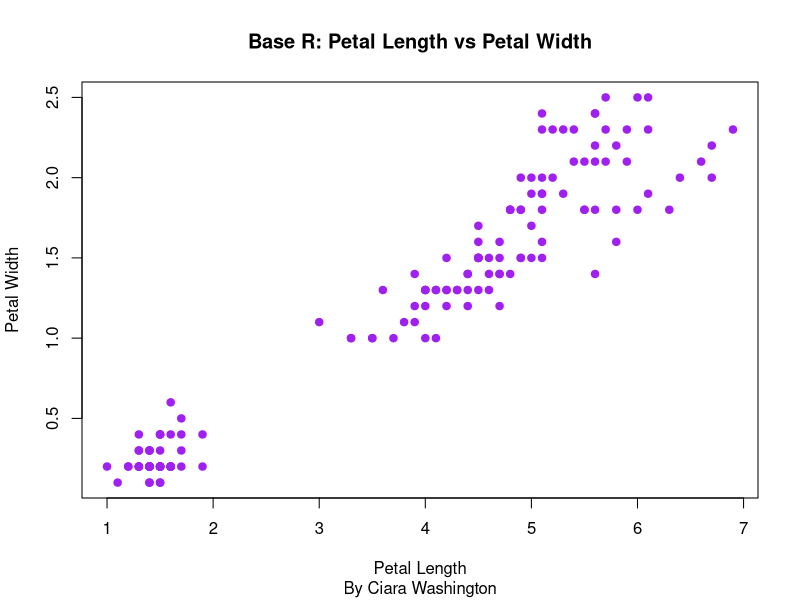
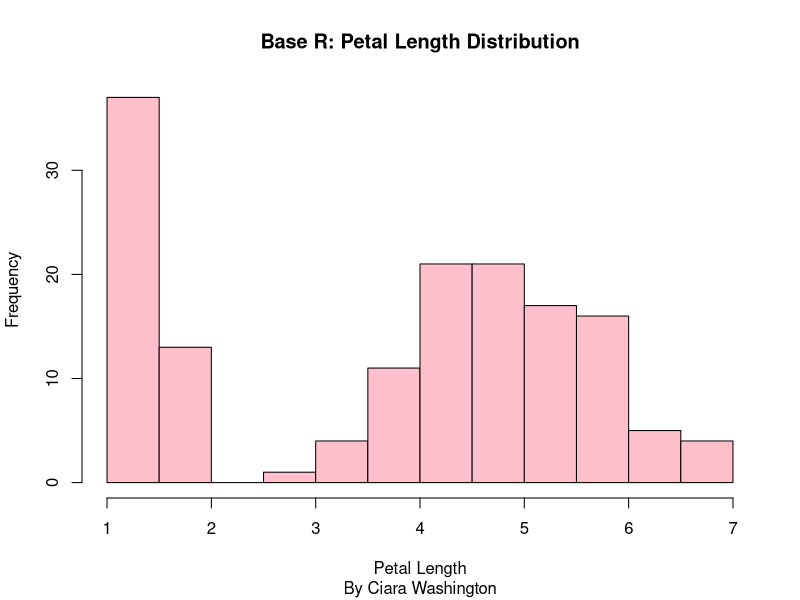
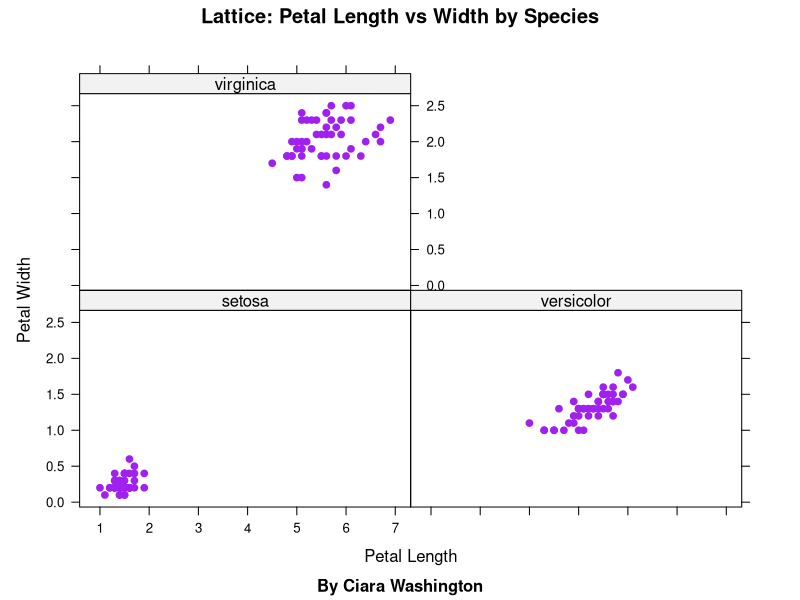
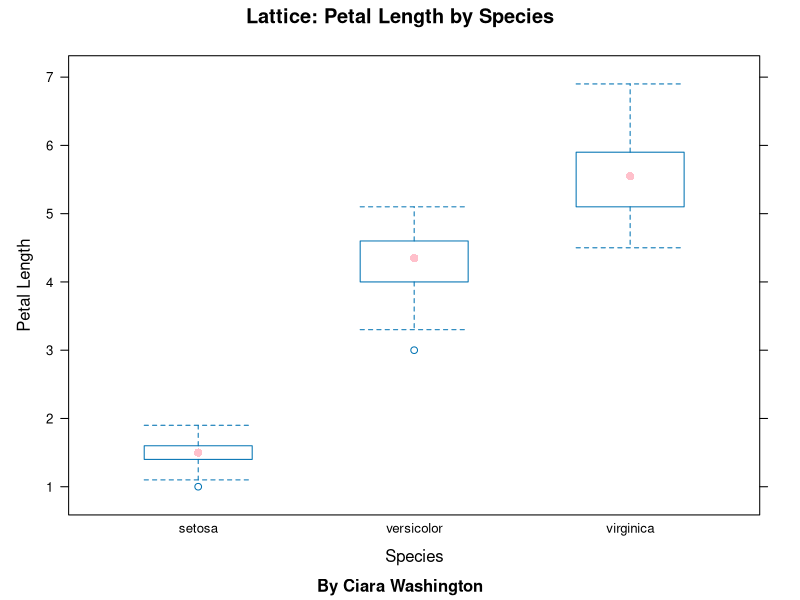
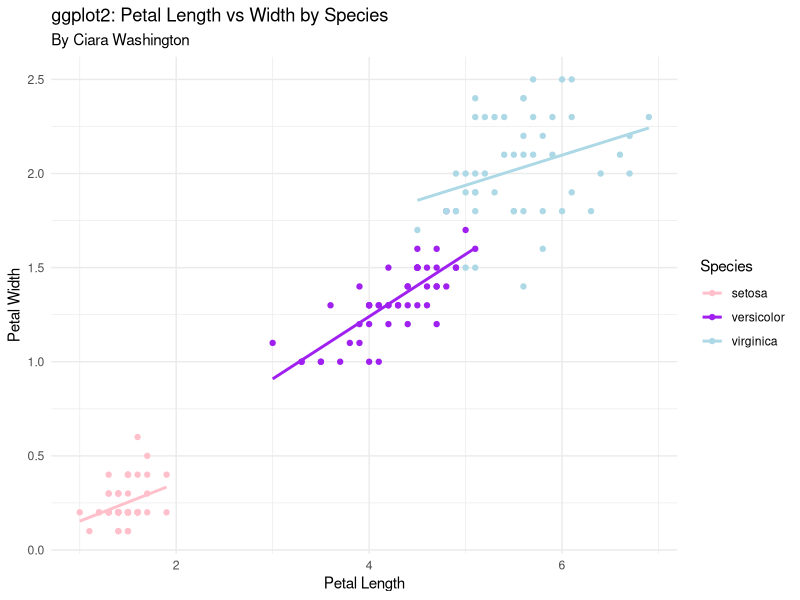
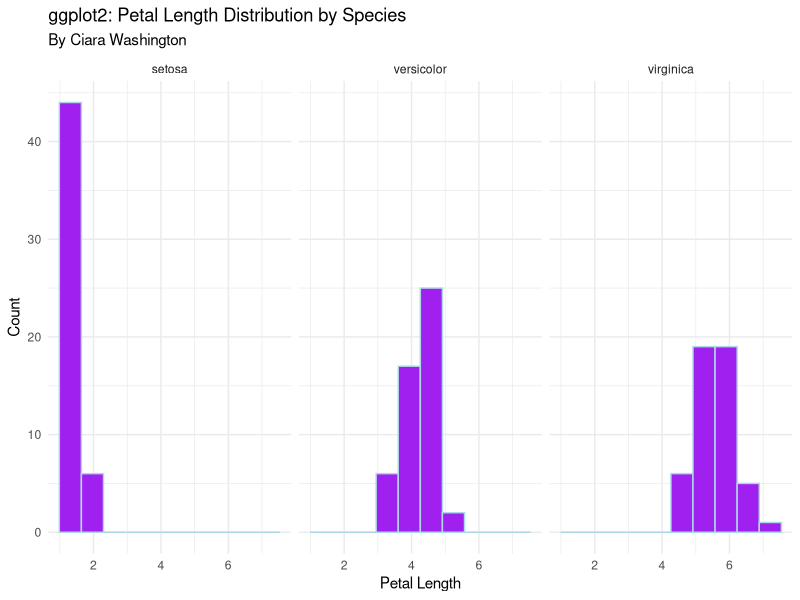

R code for these plots, in order:
data("iris", package = "datasets")

head(iris)

# Scatter plot: Petal Length vs Petal Width
plot(iris$Petal.Length, iris$Petal.Width,
     main = "Base R: Petal Length vs Petal Width",
     sub = "By Ciara Washington",
     xlab = "Petal Length",
     ylab = "Petal Width",
     col = "purple",
     pch = 19)

# Histogram: Petal Length
hist(iris$Petal.Length,
     main = "Base R: Petal Length Distribution",
     sub = "By Ciara Washington",
     xlab = "Petal Length",
     col = "pink")

library(lattice)

# Scatter plot by species
xyplot(Petal.Width ~ Petal.Length | Species,
       data = iris,
       main = "Lattice: Petal Length vs Width by Species",
       sub = "By Ciara Washington",
       xlab = "Petal Length",
       ylab = "Petal Width",
       col = "purple",
       pch = 19)

# Boxplot: Petal Length by Species
bwplot(Petal.Length ~ Species,
       data = iris,
       main = "Lattice: Petal Length by Species",
       sub = "By Ciara Washington",
       xlab = "Species",
       ylab = "Petal Length",
       col = "pink")

library(ggplot2)

# Scatter plot with trend lines
ggplot(iris, aes(x = Petal.Length,
                 y = Petal.Width,
                 color = Species)) +
  geom_point() +
  geom_smooth(method = "lm", se = FALSE) +
  scale_color_manual(values = c("pink", "purple", "lightblue")) +
  labs(
    title = "ggplot2: Petal Length vs Width by Species",
    subtitle = "By Ciara Washington",
    x = "Petal Length",
    y = "Petal Width"
  ) +
  theme_minimal()

# Histogram by species
ggplot(iris, aes(x = Petal.Length)) +
  geom_histogram(fill = "purple", color = "lightblue", bins = 10) +
  facet_wrap(~ Species) +
  labs(
    title = "ggplot2: Petal Length Distribution by Species",
    subtitle = "By Ciara Washington",
    x = "Petal Length",
    y = "Count"
  ) +
  theme_minimal()
